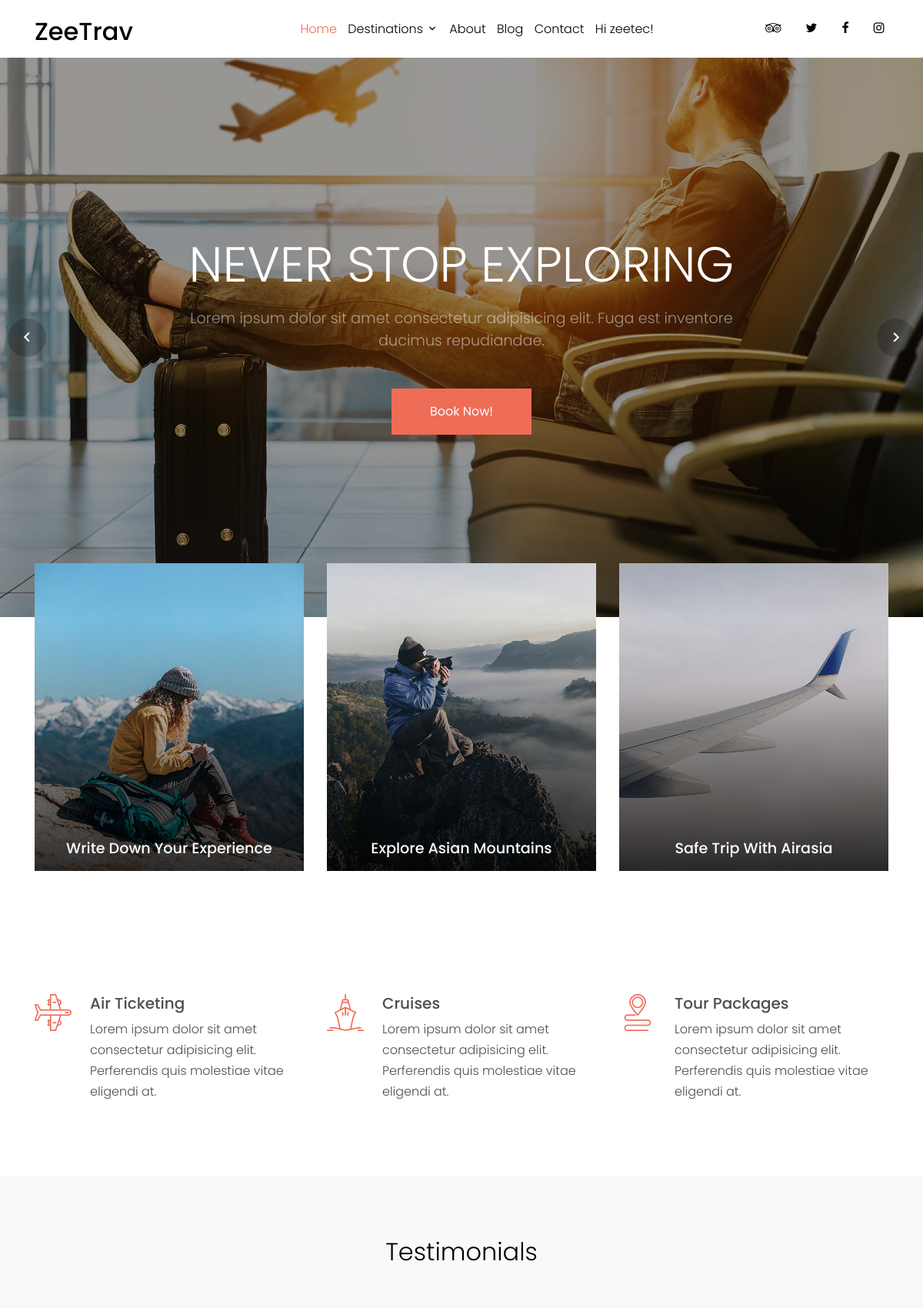
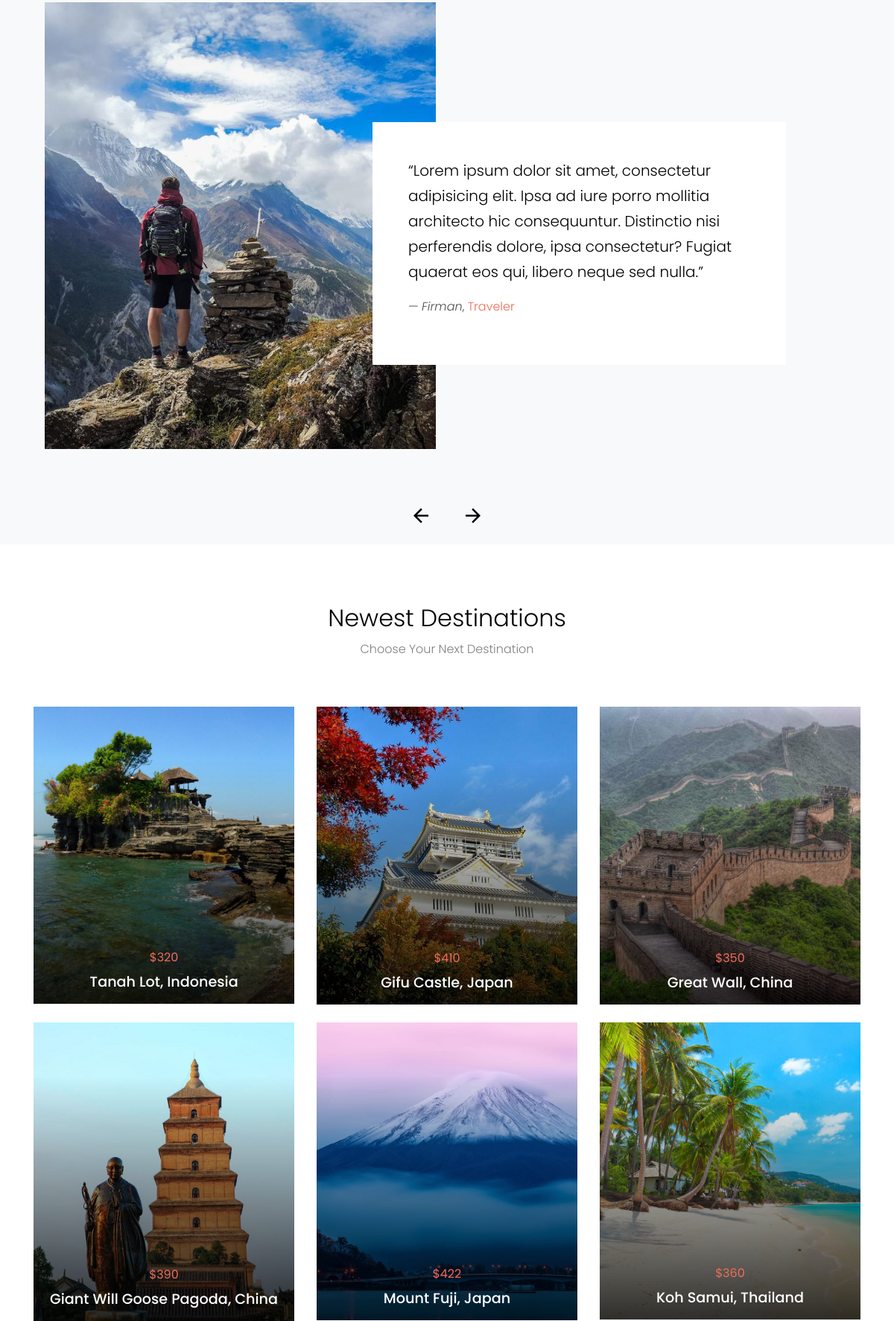
Screenshot of / (signed in, upper part) with the database file from the repository (2 pictures, top to bottom).
### users/models.py (models this page shows, shortened)
class CustomUser(AbstractUser):
    id_user = models.IntegerField()
    fullname = models.CharField(max_length = 50, default='')
    number_phone = models.IntegerField(default=0)
    address = models.TextField(default='')
    gender = models.CharField(default='o', max_length=1)
    customer = models.BooleanField(default=True)

class Testimoni(models.Model):
    def path_upload(self, filename):
        return f'media/user/Testimoni/{self.id_testimoni}/images/image.jpg'
    id_testimoni = models.CharField(max_length=11, primary_key=True)
    user = models.ForeignKey(get_user_model(), on_delete=models.CASCADE)
    text = models.TextField()
    is_show = models.BooleanField(default=False)
    cover = ImageCropField(upload_to=path_upload)
    cropping = ImageRatioField('cover', '700x800')

### destination/models.py (models this page shows, shortened)
class Destination(models.Model):
    def path_upload1(self, filename):
        return f'media/destination/Destination/{self.id_destination}/images/cover.jpg'
    def path_upload2(self, filename):
        return f'media/destination/Destination/{self.id_destination}/images/image.jpg'
    description_default = 'Lorem ipsum dolor sit amet, consectetur adipisicing elit. Vitae cumque eius modi expedita accusamus alias error totam ab magnam a mollitia magni, distinctio temporibus optio illo sapiente, odio unde natus.'
    id_destination = models.CharField(max_length=11, primary_key=True)
    country = models.ForeignKey(Country, on_delete=models.CASCADE)
    name = models.CharField(max_length=40)
    cover = models.ImageField(upload_to=path_upload1)
    profile = models.ImageField(upload_to=path_upload2)
    croppingCover = ImageRatioField('cover', '1900x1267')
    croppingProfile = ImageRatioField('profile', '700x800')
    price = models.IntegerField()
    description = models.TextField(default=description_default)
    slug = models.SlugField(null=True, blank=True)
    dateCreate  = models.DateField(auto_now_add=True, null=True, blank=True)
    dateUpdate  = models.DateField(auto_now=True, null=True, blank=True)

class Country(models.Model):
    id_country = models.CharField(max_length=2, primary_key=True)
    name = models.CharField(max_length=25)

### travel/views.py (the view)
# urls.py: path('', Index.as_view(), name='index')
class Index(TemplateView):
    template_name = 'index.html'
    def get_context_data(self, **kwargs):
        context = super().get_context_data(**kwargs)
        context['place'] = 'Home'
        context['homeActive'] = 'active'
        context['listCountry'] = Country.objects.all().order_by('name')
        context['listDestination'] = Destination.objects.all().order_by('-dateCreate')
        context['listTestimoni'] = Testimoni.objects.filter(is_show=True)
        context['listBlog'] = Blog.objects.filter(is_show=True)
        context['timezone_days3'] = timezone.now() - timezone.timedelta(days=3)
        return context

### templates/index.html (shortened to what this page needs)
{% extends 'base.html' %}
{% load static %}
{% block body %}
<div class="site-wrap">
    {% include 'navbar.html' %}
    <div class="slide-one-item home-slider owl-carousel">
      <div class="site-blocks-cover overlay" style="background-image: url(static/global/images/hero_bg_1.jpg);" data-aos="fade" data-stellar-background-ratio="0.5">
        <div class="container">
          <div class="row align-items-center justify-content-center text-center">
            <div class="col-md-8" data-aos="fade-up" data-aos-delay="400">
              <h1 class="text-white font-weight-light">Never Stop Exploring</h1>
              <p class="mb-5">Lorem ipsum dolor sit amet consectetur adipisicing elit. Fuga est inventore ducimus repudiandae.</p>
              <p><a href="{% url 'destination:index' %}" class="btn btn-primary py-3 px-5 text-white">Book Now!</a></p>
            </div>
          </div>
        </div>
      </div>
    </div>
    <div class="site-section">
      <div class="container overlap-section">
        <div class="row">
          <div class="col-md-6 col-lg-4 mb-4 mb-lg-0">
            <a href="{% url 'user:index' %}?write_blog=true" class="unit-1 text-center">
              <img src="{% static 'global/images/img_2.jpg' %}" alt="Image" class="img-fluid">
              <div class="unit-1-text">
                <h3 class="unit-1-heading">Write Down Your Experience</h3>
              </div>
            </a>
          </div>
          <div class="col-md-6 col-lg-4 mb-4 mb-lg-0">
            <a href="#" class="unit-1 text-center">
              <img src="{% static 'global/images/img_1.jpg' %}" alt="Image" class="img-fluid">
              <div class="unit-1-text">
                <h3 class="unit-1-heading">Explore Asian Mountains</h3>
              </div>
            </a>
          </div>
          <div class="col-md-6 col-lg-4 mb-4 mb-lg-0">
            <a href="https://www.airasia.com/" class="unit-1 text-center" target="_blank" rel="noopener">
              <img src="{% static 'global/images/img_3.jpg' %}" alt="Image" class="img-fluid">
              <div class="unit-1-text">
                <h3 class="unit-1-heading">Safe Trip With Airasia</h3>
              </div>
            </a>
          </div>
        </div>
      </div>
    </div>
    <div class="site-section">
      <div class="container">
        <div class="row align-items-stretch">
          <div class="col-md-6 col-lg-4 mb-4 mb-lg-0">
            <div class="unit-4 d-flex">
              <div class="unit-4-icon mr-4"><span class="text-primary flaticon-airplane"></span></div>
              <div>
                <h3>Air Ticketing</h3>
                <p>Lorem ipsum dolor sit amet consectetur adipisicing elit. Perferendis quis molestiae vitae eligendi at.</p>
              </div>
            </div>
          </div>
          <div class="col-md-6 col-lg-4 mb-4 mb-lg-0">
            <div class="unit-4 d-flex">
              <div class="unit-4-icon mr-4"><span class="text-primary flaticon-ship"></span></div>
              <div>
                <h3>Cruises</h3>
                <p>Lorem ipsum dolor sit amet consectetur adipisicing elit. Perferendis quis molestiae vitae eligendi at.</p>
              </div>
            </div>
          </div>
          <div class="col-md-6 col-lg-4 mb-4 mb-lg-0">
            <div class="unit-4 d-flex">
              <div class="unit-4-icon mr-4"><span class="text-primary flaticon-route"></span></div>
              <div>
                <h3>Tour Packages</h3>
                <p>Lorem ipsum dolor sit amet consectetur adipisicing elit. Perferendis quis molestiae vitae eligendi at.</p>
              </div>
            </div>
          </div>
        </div>
      </div>
    </div>
    <div class="site-section block-13 bg-light">
    <div class="container">
        <div class="row justify-content-center mb-5">
          <div class="col-md-7">
            <h2 class="font-weight-light text-black text-center">Testimonials</h2>
          </div>
        </div>
        <div class="nonloop-block-13 owl-carousel">
          {% include 'cardTestimoni.html' %}
        </div>
      </div>
    </div>
    <div class="site-section">
      <div class="container">
        <div class="row justify-content-center mb-5">
          <div class="col-md-7 text-center">
            <h2 class="font-weight-light text-black">Newest Destinations</h2>
            <p class="color-black-opacity-5">Choose Your Next Destination</p>
          </div>
        </div>
        <div class="row">
          {% include 'cardDestination.html' %}
        </div>
      </div>
    </div>
  </div>
{% endblock body %}

### templates/navbar.html (shortened to what this page needs)
<header class="site-navbar py-1" role="banner">
    <div class="container">
        <div class="row align-items-center">
            <div class="col-6 col-xl-2">
                <h1 class="mb-0"><a href="{% url 'home:index' %}" class="text-black h2 mb-0">ZeeTrav</a></h1>
            </div>
            <div class="col-10 col-md-8 d-none d-xl-block">
                <nav class="site-navigation position-relative text-right text-lg-center" role="navigation">
                    <ul class="site-menu js-clone-nav mx-auto d-none d-lg-block">
                        <li class="{{homeActive}}">
                            <a href="{% url 'home:index' %}">Home</a>
                        </li>
                        <li class="has-children {{destinationActive}}">
                            <a href="{% url 'destination:index' %}">Destinations</a>
                        </li>
                        <li class="{{aboutActive}}"><a href="{% url 'about:index' %}">About</a></li>
                        <li class="{{blogActive}}"><a href="{% url 'blog:index' %}">Blog</a></li>
                        <li class="{{contactActive}}"><a href="{% url 'contact:index' %}">Contact</a></li>
                        <li class="{{userActive}}"><a href="{% url 'user:index' %}" id="navbar_item_user">{% if user.is_authenticated %}Hi {{user.username}}!{% else %}Register Now!{% endif %}</a></li>
                    </ul>
                </nav>
            </div>
            <div class="col-6 col-xl-2 text-right">
                <div class="d-none d-xl-inline-block">
                    <ul class="site-menu js-clone-nav ml-auto list-unstyled d-flex text-right mb-0" data-class="social">
                        <li>
                            <a href="#" class="pl-0 pr-3 text-black"><span class="icon-tripadvisor"></span></a>
                        </li>
                        <li>
                            <a href="#" class="pl-3 pr-3 text-black"><span class="icon-twitter"></span></a>
                        </li>
                        <li>
                            <a href="#" class="pl-3 pr-3 text-black"><span class="icon-facebook"></span></a>
                        </li>
                        <li>
                            <a href="#" class="pl-3 pr-3 text-black"><span class="icon-instagram"></span></a>
                        </li>
                    </ul>
                </div>
            </div>
        </div>
    </div>
</header>

### templates/cardTestimoni.html
{% for testimoni in listTestimoni %}
    <div class="item">
        <div class="container">
            <div class="row">
                <div class="col-lg-6 mb-5">
                    <img src="/{{testimoni.cover}}" alt="Image" class="img-md-fluid">
                </div>
                <div class="overlap-left col-lg-6 bg-white p-md-5 align-self-center">
                    <p class="text-black lead">&ldquo;{{testimoni.text}}&rdquo;</p>
                    <p class="">&mdash; <em>{{testimoni.user.fullname}}</em>, <a href="#">Traveler</a></p>
                </div>
            </div>
        </div>
    </div>
{% endfor %}

### templates/cardDestination.html (shortened to what this page needs)
{% for dst in listDestination %}
    {% if place == 'Home' and forloop.counter < 7 %}
        <div class="col-md-6 col-lg-4 mb-4 mb-lg-4">
            <a href="{% url 'destination:destination_detail' country=dst.country.name.lower name=dst.slug %}" class="unit-1 text-center">
                <img src="/{{dst.profile}}" alt="Image" class="img-fluid">
                <div class="unit-1-text">
                    <strong class="text-primary mb-2 d-block">${{dst.price}}</strong>
                    <h3 class="unit-1-heading">{{dst.name}}, {{dst.country.name | lower | capfirst}}</h3>
                </div>
            </a>
        </div>
    {% endif %}
{% endfor %}

### rows the page displays
CustomUser: username "zeetec"
Testimoni: cover (picture), text "Lorem ipsum dolor sit amet, consectetur adipisicing elit. Ipsa ad iure porro mollitia architecto hic consequuntur. Distinctio nisi perferendis dolore, ipsa consectetur? Fugiat quaerat eos qui, libero neque sed nulla.", user.fullname "Firman"
Destination: profile (picture), price "320", name "Tanah Lot", country.name "Indonesia"
Destination: profile (picture), price "410", name "Gifu Castle", country.name "Japan"
Destination: profile (picture), price "350", name "Great Wall", country.name "China"
Destination: profile (picture), price "390", name "Giant Will Goose Pagoda", country.name "China"
Destination: profile (picture), price "422", name "Mount Fuji", country.name "Japan"
Destination: profile (picture), price "360", name "Koh Samui", country.name "Thailand"
